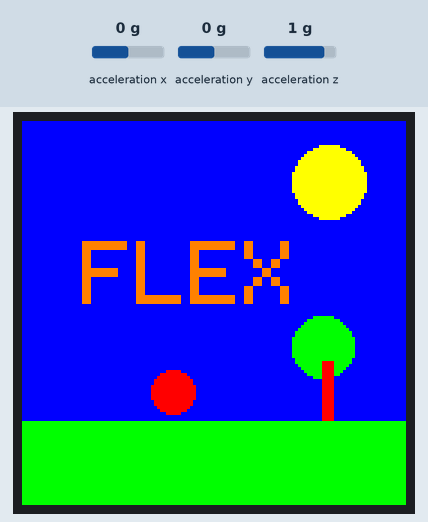
Bench run of a sketch on a simulated ESP8266 (NodeMCU). Shown: 128×128 colour display. Wiring (inferred from the names in the program): ADXL345 accelerometer at I2C address 0x53. Inputs (shaded band) come from the test bench; at power-on: acceleration x 0 g, acceleration y 0 g, acceleration z 1 g. What the sketch prints to the serial monitor is not drawn.

Above: at 0.2 s.
At 1.35 s:
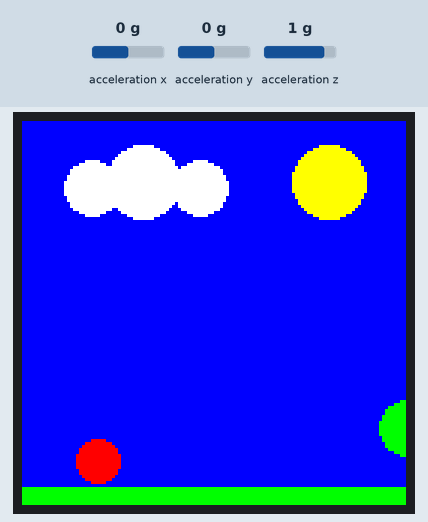
At 2.2 s:
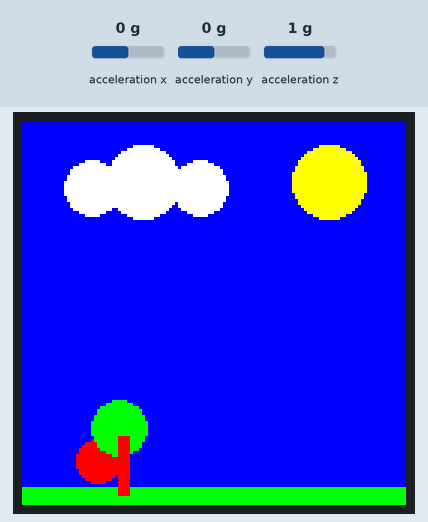

The sketch:

flex.ino
```cpp
#include <SPI.h>
#include <Adafruit_GFX.h>    // Core graphics library
#include <Adafruit_ST7735.h> // Hardware-specific library
#include <Wire.h>            // Wire library for I2C communication(for ADXL345)
#include <Adafruit_ST7789.h>

#if defined(ARDUINO_FEATHER_ESP32) // Feather Huzzah32
  #define TFT_CS         14
  #define TFT_RST        15
  #define TFT_DC         32

#elif defined(ESP8266)
  #define TFT_CS         4
  #define TFT_RST        16
  #define TFT_DC         5

#else
  // For the breakout board, you can use any 2 or 3 pins.
  // These pins will also work for the 1.8" TFT shield.
  #define TFT_CS        10
  #define TFT_RST        12 // Or set to -1 and connect to Arduino RESET pin
  #define TFT_DC         9
#endif

int ADXL345 = 0x53 ; // ADXL345 sensor i2c address
int X_out, Y_out, Z_out;// output of x y z orientation of ADXL345

int o=0,p=0,k=0;
int time=0;


Adafruit_ST7735 tft = Adafruit_ST7735(TFT_CS, TFT_DC, TFT_RST);
void setup(void) {
  tft.initR(INITR_144GREENTAB); // Init ST7735R chip, green tab

  tft.setRotation(0); // set display orientation


/////////////////////////////////////////////////////////////////////////////


  tft.fillScreen(ST77XX_BLUE);
  tft.fillRect(0, 100, 150, 60,  ST77XX_GREEN);
  tft.fillCircle(102, 20, 12, ST77XX_YELLOW);
  print_text(20,40,"FLEX",3,ST77XX_ORANGE);

  tft.fillCircle(100, 75, 10, ST7735_GREEN);

  tft.fillRect(100, 80, 4, 20, ST7735_RED);

 // first screen////////////////////////////////////

tft.fillCircle(50, 90, 7, ST7735_RED);

delay(1000);
tft.fillScreen(ST77XX_BLUE);

Serial.begin(9600); //initiate serial coommunication
Wire.begin(); //initiate wire library
Wire.beginTransmission(ADXL345); //transmission begin
Wire.write(0x2D); // Access toPOWER_CTL Register -0x2D
Wire.write(8); // Bit D3 High for measuring enable (8dec -> 0000 1000 binary)
Wire.endTransmission();

}


////////////////////////////////////////////


void object(int c,int tim){
  if(256-2*c>=13&&256-2*c<=27&&113-o>=84){    //
  // tft.setTextWrap(false);
  tft.fillScreen(ST77XX_YELLOW);
  tft.setCursor(15, 30);
  tft.setTextColor(ST77XX_BLACK);
  tft.setTextSize(2);
  tft.println("GAME OVER");
  tft.setCursor(40, 55);
  tft.setTextColor(ST77XX_RED);
  tft.setTextSize(2);
  tft.println("SCORE:");
  tft.setCursor(45, 80);
  tft.setTextSize(3);
  tft.setTextColor(ST77XX_RED);
  tft.print(time, 6);
 object(c,tim);
  }
  tft.fillCircle(40, 20, 12, ST77XX_WHITE);
   tft.fillCircle(23, 22, 9, ST77XX_WHITE);
    tft.fillCircle(59, 22, 9, ST77XX_WHITE);
 tft.fillCircle(102, 20, 12, ST77XX_YELLOW);


 tft.fillRect(0, 122, 128, 6,  ST77XX_GREEN);//ground

 Wire.beginTransmission(ADXL345);
  Wire.write(0x32);
  Wire.endTransmission(false);
  Wire.requestFrom(ADXL345, 6, true);

  X_out = ( Wire.read() | Wire.read() << 8);
  Y_out = ( Wire.read() | Wire.read() << 8);
  Z_out = ( Wire.read() | Wire.read() << 8);

  Serial.print(X_out);
  Serial.print(" ");
  Serial.print(Y_out);
  Serial.print(" ");
  Serial.println(Z_out);


if (Y_out>40||o>0){
if(o<47){
 tft.fillCircle(25, 113-o, 7, ST7735_RED);//ball jump
 o++;
}
if(o>=47){
  tft.fillCircle(25, 113-o+p, 7, ST7735_RED);//ball jump
  p++;
  if(113-o+p==113){
    o=0;
    p=0;
    }
    }
}
else{
   tft.fillCircle(25, 113-o, 7, ST7735_RED);
}

tft.fillCircle(256-2*c, 102, 9, ST7735_GREEN);//tree
  tft.fillRect(256-2*c, 105, 4, 20, ST7735_RED);//tree


c=c+1;
tim=tim+1;
  delay(15);

  //if(c!=145){


  if (Y_out>45||o>0){
  if(o<47){
 tft.fillCircle(25, 113-o+1, 7, ST7735_BLUE);//ball jump
 o++;
}
if(o>=47){
  tft.fillCircle(25, 113-o+p-1, 7, ST7735_BLUE);//ball jump
  p++;
  if(113-o+p==113){
    o=0;
    p=0;
    }
    }
  }


   tft.fillCircle(256-2*c+2*1, 102, 9, ST7735_BLUE);//tree

  tft.fillRect(256-2*c+2*1, 105, 4, 20, ST7735_BLUE);//tree


if(tim<=65){

object(c,tim);

}


}
/////////////////////////////////////////////////////////

void loop(){
time=time+10;
 int tim=0;
 int c=64;
object(c,tim);


}

void print_text(byte x_pos, byte y_pos, char *text, byte text_size, uint16_t color)
{
  tft.setCursor(x_pos, y_pos);
  tft.setTextSize(text_size);
  tft.setTextColor(color);
  tft.setTextWrap(true);
  tft.print(text);
}
```
